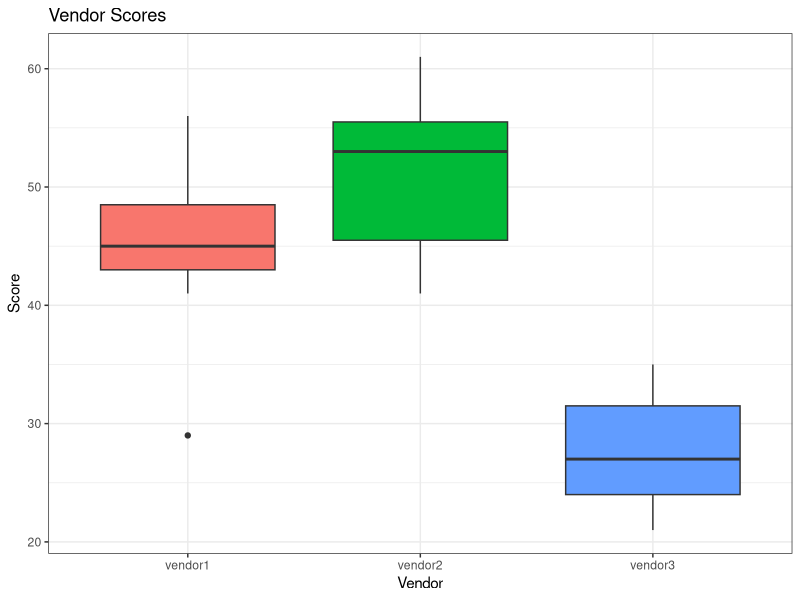
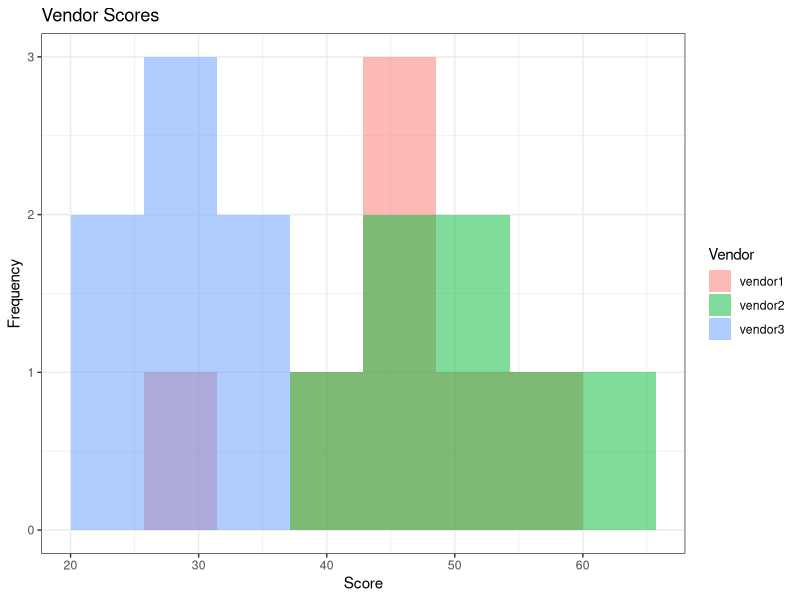
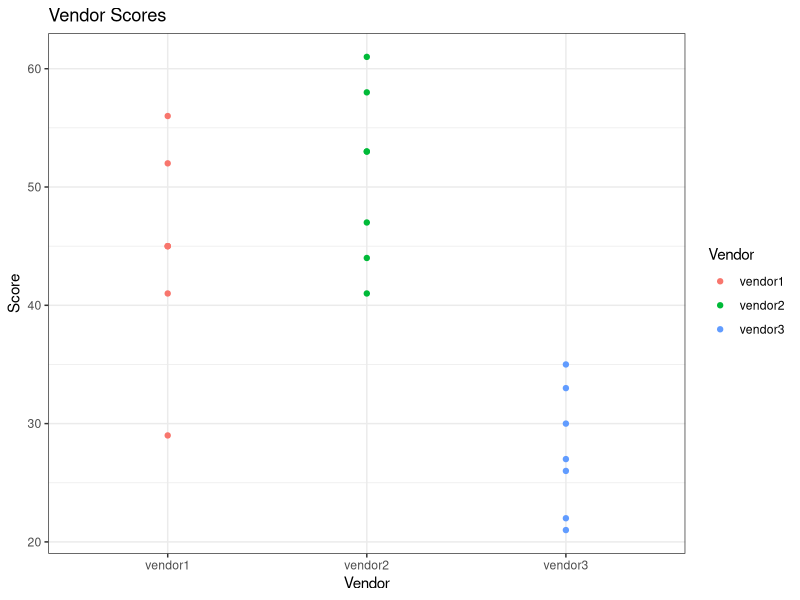
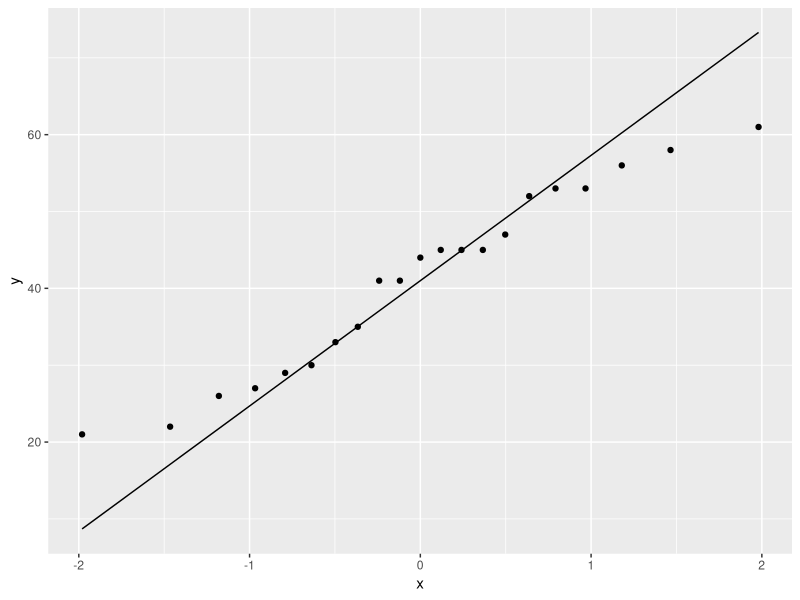
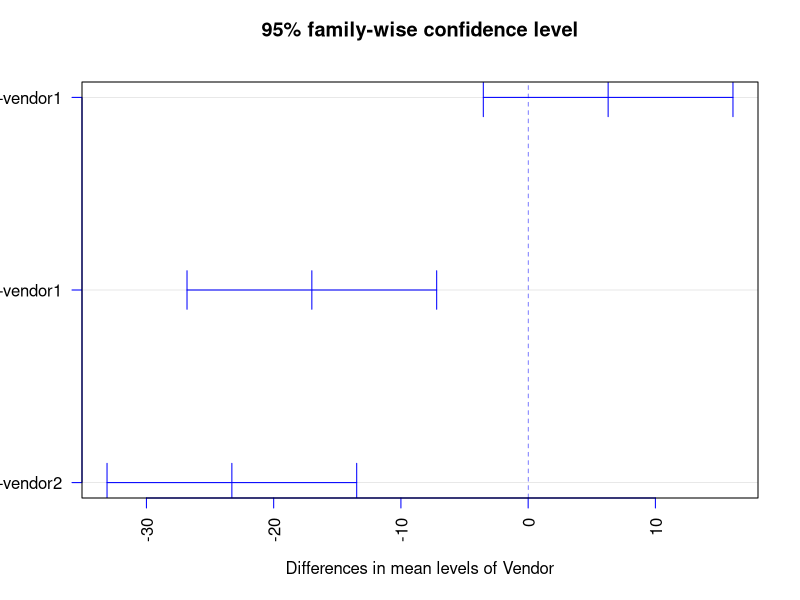

Reproduce these figures in R, in order.
# UoEO MSc AI: Numerical Analysis
# Coursework data activities using Health Data dataset
# Maria Ingold (2024)
# Unit 8: Scenario-Based Exercise = 95% Confidence Interval

library(tidyverse)
library(reshape2)   # For melt
library(car)        # For leveneTest

# DATA

# Vector of scores for 3 vendors
vendor1 <- sort(c(45, 29, 56, 52, 45, 45, 41))
vendor2 <- sort(c(61, 53, 41, 58, 53, 47, 44))
vendor3 <- sort(c(35, 21, 33, 27, 22, 26, 30))

# Dataframe (puts vectors into 3 columns with each vendor in a column)
vendor_scores_df <- data.frame(vendor1, vendor2, vendor3)

# Reshape dataframe to long (2 columns with vendor and score in each row)
# This is needed for box plotting
df_long <- melt(vendor_scores_df, variable.name = "Vendor", value.name = "Score")

# DESCRIPTIVE STATISTICS

# Print ordered data
vendor1 # 29, 41, 45, 45, 45, 52, 56
vendor2 # 41, 44, 47, 53, 53, 58, 61
vendor3 # 21, 22, 26, 27, 30, 33, 35

# Summary statistics (includes mean, median, min, max, quartiles)
# Find the mean efficiency for each vendor
summary(vendor1)
summary(vendor2)
summary(vendor3)

# Find the mean efficiency for each vendor
# Outcome: The mean scores are different for each vendor.
# Vendor 1: 44.71  But vendor 1 has a low outlier of 29.
# Vendor 2: 51.    This is the highest mean score.
# Vendor 3: 27.71. This is the lowest mean score.
mean(vendor1)
mean(vendor2)
mean(vendor3)

# VISUALISATION

# Boxplot
# Outcome: The median scores are different for each vendor.
# Vendor 2 has the highest median score.
# Vendor 3 has the lowest median score.
df_long %>%
  ggplot(aes(x = Vendor, y = Score, fill = Vendor)) +
  geom_boxplot() +
  labs(title = "Vendor Scores",
       x = "Vendor",
       y = "Score") +
  theme_bw() +
  theme(legend.position = "none")

# Histogram
# The number of bins really makes a difference.
# Range is 21 to 61. 
# 8 bins seems to be the best.
# Outcome: They are partly overlaid over each other. 
df_long %>%
  ggplot(aes(x = Score, fill = Vendor)) +
  geom_histogram(bins = 8, alpha = 0.5, position = "identity") +
  labs(title = "Vendor Scores",
       x = "Score",
       y = "Frequency") +
  theme_bw()

# Scatterplot
# Outcome: Definitely not related
# This doesn't seem that helpful
df_long %>%
  ggplot(aes(x = Vendor, y = Score, color = Vendor)) +
  geom_point() +
  labs(title = "Vendor Scores",
       x = "Vendor",
       y = "Score") +
  theme_bw()

# QQ plot
# Curves up at bottom and down at top
# Outcome: The scores are not normally distributed?
df_long %>%
  ggplot(aes(sample = Score)) +
  geom_qq() +
  geom_qq_line()
  labs(title = "QQ Plot of Vendor Scores",
       x = "Theoretical Quantiles",
       y = "Sample Quantiles") +
  theme_bw()

# STATISTICAL TEST
# Small sample size
# Shapiro test for normality
# Per vendor to test if single vendor is normally distributed
# Null hypothesis: The data is normally distributed
# Alternative hypothesis: The data is not normally distributed
# vendor 1: p-value = 0.4728 > 0.05 ==> Fail to reject null, not significant
# vendor 2: p-value = 0.7896 > 0.05 ==> Fail to reject null, not significant
# vendor 3: p-value = 0.7426 > 0.05 ==> Fail to reject null, not significant
# This indicates that the data is normally distributed.
shapiro.test(vendor1)
shapiro.test(vendor2)
shapiro.test(vendor3)

# Observations are indpendent
# But still don't know if variances are equal
# So can't yet confirm ANOVA
# Levene's test for homogeneity of variance
# Null hypothesis: The variances are equal
# Alternative hypothesis: The variances are not equal
# Pr(>F) is p-value = 0.8075 > 0.05 ==> Fail to reject null, not significant
# ===> The variances are equal
leveneTest(Score ~ Vendor, data = df_long)

# INTERPRETATION
# The data is normally distributed 
# and the variances are equal
# and the data is independent
# ==> ANOVA can be used

# HYPOTHESIS TESTING
# Determine which vendor shows a higher significance of improvement
# in employee efficiency statistically at the 95% level.

# ANOVA test
# Null hypothesis: The means of the scores are equal for all vendors
# Alternative hypothesis: The means of the scores are not equal for all vendors
anova_test <- aov(Score ~ Vendor, data = df_long)
anova_test
summary(anova_test) # Have to use summary to get the p-value

# RESULT
# ANOVA test
# Terms:
#                   Vendor Residuals
# Sum of Squares  2031.7143  930.8571
# Deg. of Freedom         2        18
#
# Residual standard error: 7.191265
# Estimated effects may be unbalanced
#
# Summary of ANOVA test
#             Df Sum Sq Mean Sq F value   Pr(>F)
# Vendor       2 2031.7  1015.9   19.64 2.98e-05 ***
# Residuals   18  930.9    51.7
# ---
# Signif. codes:  0 ‘***’ 0.001 ‘**’ 0.01 ‘*’ 0.05 ‘.’ 0.1 ‘ ’ 1


# INTERPRETATION
# The p-value is 2.98e-05 < 0.05 with *** indicating highly significant
# Reject the null hypothesis, the means of the scores are not equal for all vendors
# ==> At least one vendor is significantly different from the others

# POST-HOC TEST
# Determine which vendor is significantly different from the others
# Tukey's HSD test
# Null hypothesis: The means of the scores are equal for all vendors
# Alternative hypothesis: The means of the scores are not equal for all vendors
TukeyHSD(anova_test)

# RESULT
# Tukey multiple comparisons of means
# 95% family-wise confidence level
#
# Fit: aov(formula = Score ~ Vendor, data = df_long)
#
# $Vendor
#                       diff        lwr        upr     p adj
# vendor2-vendor1   6.285714  -3.524527  16.095955 0.2570011
# vendor3-vendor1 -17.000000 -26.810241  -7.189759 0.0009128
# vendor3-vendor2 -23.285714 -33.095955 -13.475473 0.0000286

# INTERPRETATION
# p adj are the p-values adjusted for multiple comparisons
#
# vendor2-vendor1: p-value = 0.2570011 > 0.05
# ==> Fail to reject the null hypothesis that the means of all scores are equal
# ==> The means of the scores are equal for vendor 1 and vendor 2
#
# vendor3-vendor1: p-value = 0.0009128 < 0.05
# vendor3-vendor2: p-value = 0.0000286 < 0.05
# ==> Reject the null hypothesis that the means of all scores are equal
# ==> The means of the scores are not equal
# At -17.00, Vendor 1 has a signficantly higher mean score than vendor 3
# At -23.29, Vendor 2 has a signficantly higher mean score than vendor 3
# But can't statistically say which is better between vendor 1 and vendor 2

# plot confidence intervals
plot(TukeyHSD(anova_test, conf.level=.95), las = 2, col = "blue")

# Kruskal-Wallis test
# Just for fun, let's try a non-parametric test
kruskal.test(Score ~ Vendor, data = df_long)